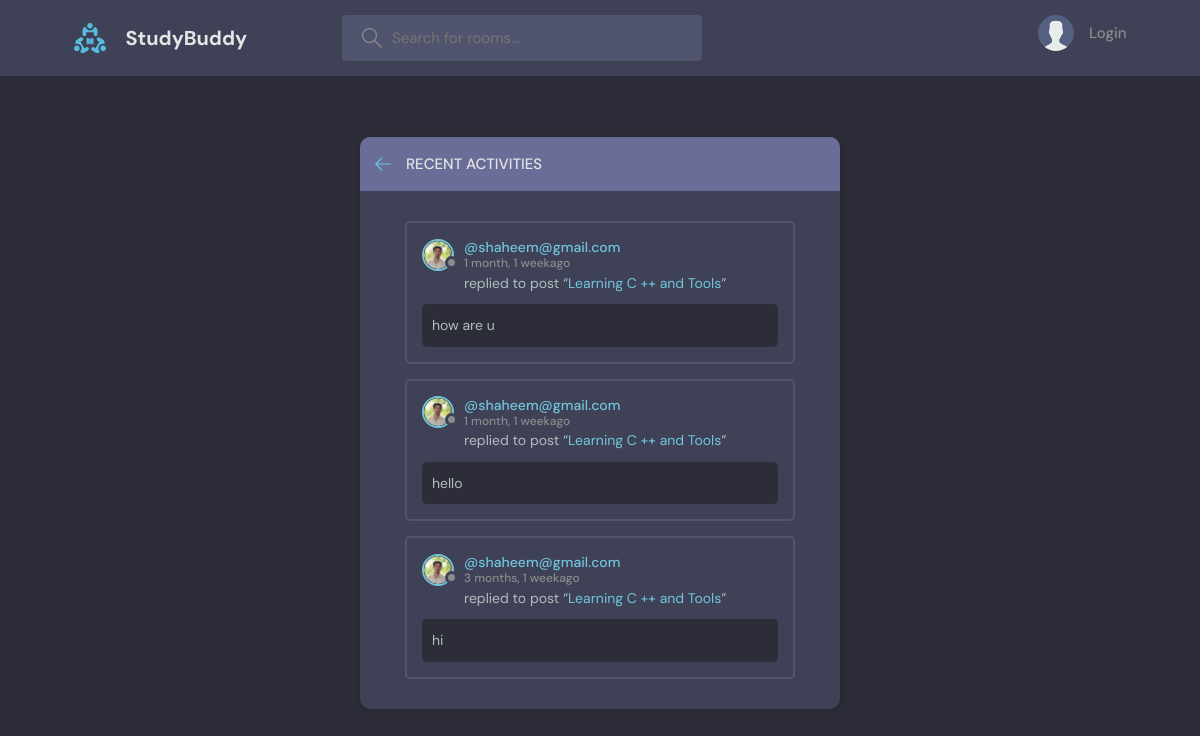
/activity/, run on an earlier commit of the app's database.
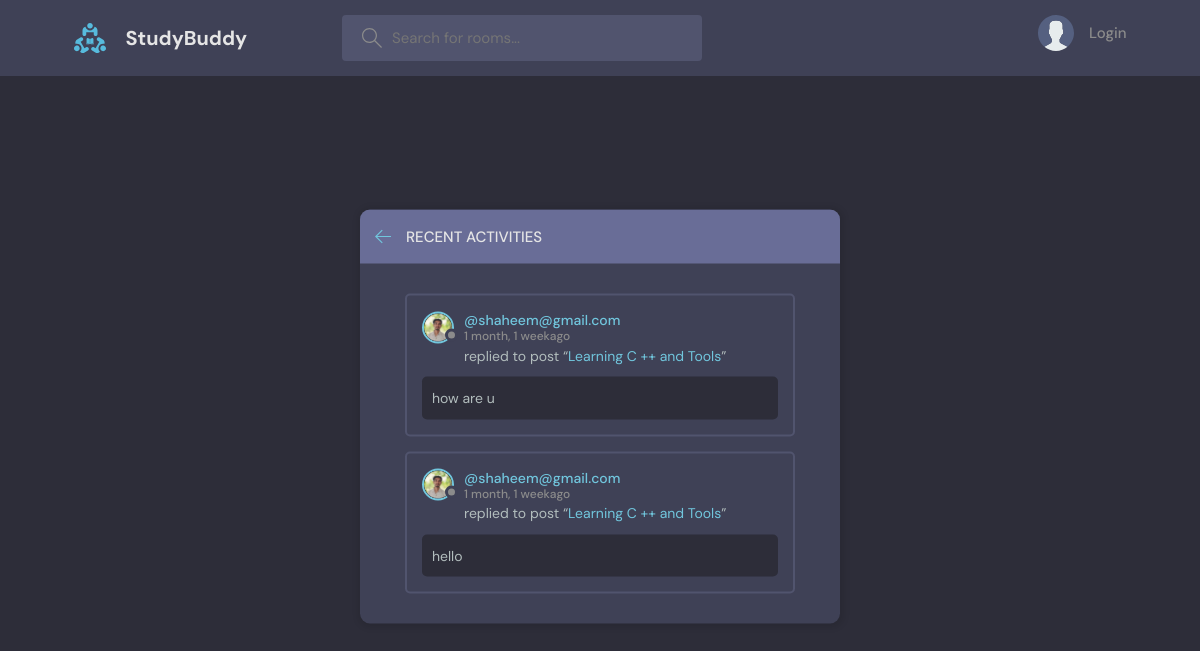
And on a later commit of the database.
### base/models.py (models this page shows)
class Message(models.Model):
    user = models.ForeignKey(User, on_delete=models.CASCADE)
    room = models.ForeignKey(Room, on_delete=models.CASCADE)
    body = models.TextField(blank=True, null=True)  # Allow blank body for file-only messages
    file = models.FileField(upload_to='uploads/', blank=True, null=True)  # Optional file upload
    updated = models.DateTimeField(auto_now=True)
    created = models.DateTimeField(auto_now_add=True)
    class Meta:
        ordering = ["-updated", "-created"]
    def __str__(self):
        if self.body:
            return self.body[:50]
        if self.file:
            return self.file.name
        return "Empty Message"

class User(AbstractUser):
    name = models.CharField(max_length=200, null=True,blank=True)
    email = models.EmailField(unique=True, null=True,blank=True)
    bio = models.TextField(null=True,blank=True)
    avatar = models.ImageField(null=True,blank=True,default='avatar.svg')
    USERNAME_FIELD = 'email'
    REQUIRED_FIELDS = ['username']
    def __str__(self):
        return self.email

class Room(models.Model):
    host = models.ForeignKey(User, on_delete=models.SET_NULL,null=True)
    topic = models.ForeignKey(Topic, on_delete=models.SET_NULL,null=True)
    name = models.CharField(max_length=200)
    description = models.TextField(blank=True,null=True)
    participants = models.ManyToManyField(User,related_name='participants',blank=True)
    updated = models.DateTimeField(auto_now=True)
    created = models.DateTimeField(auto_now_add=True)
    class Meta:
        ordering = ["-updated","-created"]
    def __str__(self):
        return self.name

### base/views.py (the view)
# urls.py: path('activity/', views.activityPage, name="activity"),
def activityPage(request):
    room_messages = Message.objects.all()
    return render(request,'base/activity.html',{'room_messages':room_messages})

### base/templates/base/activity.html (shortened to what this page needs)
{% extends "main.html" %}
{% block content %}
   <main class="layout">
      <div class="container">
        <div class="layout__box">
          <div class="layout__boxHeader">
            <div class="layout__boxTitle">
              <a href="{% url 'home' %}">
                <svg version="1.1" xmlns="http://www.w3.org/2000/svg" width="32" height="32" viewBox="0 0 32 32">
                  <title>arrow-left</title>
                  <path
                    d="M13.723 2.286l-13.723 13.714 13.719 13.714 1.616-1.611-10.96-10.96h27.625v-2.286h-27.625l10.965-10.965-1.616-1.607z"
                  ></path>
                </svg>
              </a>
              <h3>Recent Activities</h3>
            </div>
          </div>
          <div class="activities-page layout__body">
            {% for message in room_messages %}
          <div class="activities__box">
            <div class="activities__boxHeader roomListRoom__header">
              <a href="{% url 'user-profile' message.user.id %}" class="roomListRoom__author">
                <div class="avatar avatar--small">
                  <img src="{{message.user.avatar.url}}" />
                </div>
                <p>
                  @{{message.user}}
                  <span>{{message.created|timesince}}ago</span>
                </p>
              </a>
            </div>
            <div class="activities__boxContent">
              <p>replied to post “<a href="{% url 'room' message.room.id %}">{{message.room}}</a>”</p>
              <div class="activities__boxRoomContent">
                {{message}}
              </div>
            </div>
          </div>
        {% endfor %}
          </div>
        </div>
      </div>
    </main>
{% endblock  %}

What changed in the data, as far as the page shows it:
removed Message: user.avatar (picture), user "shaheem@gmail.com", created "3 months, 1 week", room "Learning C ++ and Tools", body "hi"
